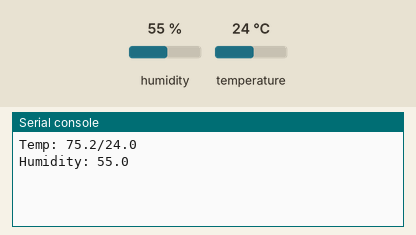
Simulated run of this program. Board: CircuitPython board. Parts: the last lines printed to the serial console. The inputs (shaded band) are chosen by the test bench; at power-on: humidity 55 %, temperature 24 °C.

Above: at 1.2 s.
1.3 s: humidity set to 22 %
At 2.4 s:
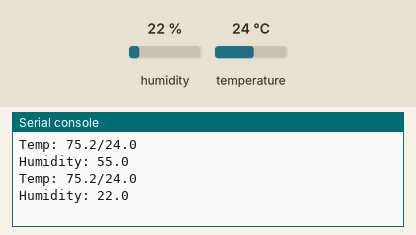
4.0 s: temperature set to 12 °C
At 5.2 s:
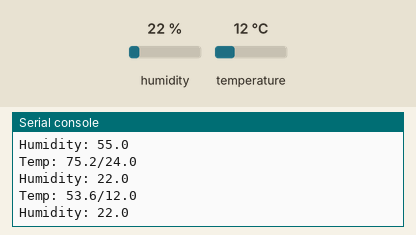
6.7 s: humidity set to 40 %
At 9.4 s:
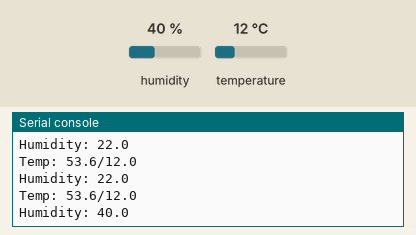
Timing chart, 0 to 10.9 s (numbered marks = the images above; inputs shaded):
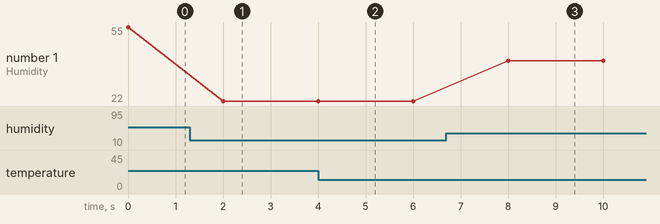

The program:

th.py
```python
import board
import adafruit_sht31d
import time

i2c = board.I2C()
sensor = adafruit_sht31d.SHT31D(i2c)


while True:
    c = sensor.temperature
    f = 9.0 / 5.0 * c + 32.0
    h = sensor.relative_humidity
    print(f"Temp: {f:.1f}/{c:.1f}")
    print(f"Humidity: {h:.1f}")
    time.sleep(2)
```

Measured:
- after the input at 1.3 s, the serial console: prints a new line after 0.70 s (image 1)
- after the input at 4.0 s, the serial console: prints a new line at once (image 2)
- after the input at 6.7 s, the serial console: prints a new line after 1.3 s (image 3)
- plotted number 1: 55 → 22 after the input at 1.3 s, 22 → 40 after the input at 6.7 s
